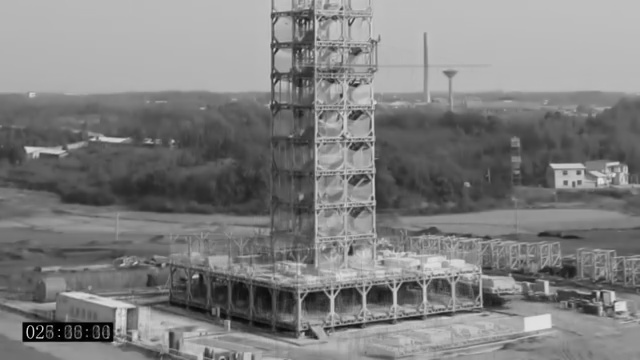
#> input picture old/frame_3.jpg, 640 x 360 px, given in place of T1_building_santos.jpg, which was not available
$ python main.py   (older library calls are emulated)
#> lines starting #> are read from the running program, lines starting #| are printed output that depends on the picture; after the words box and inside, x2 and y2 are one past the last pixel; in counts of white or black regions, pixels touching at a corner belong together; long printed decimals are rounded; pictures that were not available may be replaced by others from this repository, and a replacement may not be noted
### Slope.py
import cv2 as cv
import numpy as np
import Hough as ho
import AVIC as av

def check_slope(nm_im1, nm_im2, min_gap, max_gap, lim_1, lim_2, variation, save, name, limited):
#> called with nm_im1 = '_base\\T1_building_santos.jpg', nm_im2 = '_base\\T2_building_santos.jpg', min_gap = 10, max_gap = 30, lim_1 = 50, lim_2 = 50, variation = 5, save = 'S'
    im1 = cv.imread(nm_im1)
#> im1 is the input picture: shape (360, 640, 3); min 0, max 226, mean 127.2
    im2 = cv.imread(nm_im2)
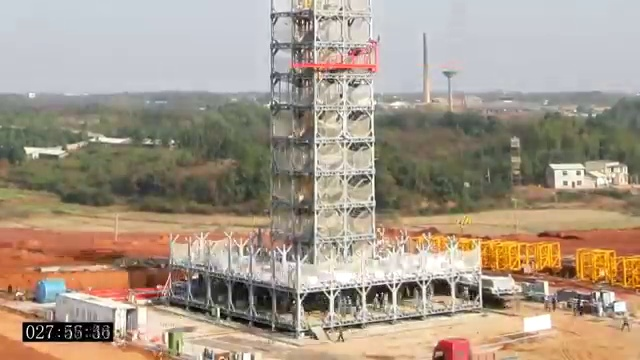
#> input picture old/frame_2.jpg, 640 x 360 px, given in place of T2_building_santos.jpg, which was not available
#> im2 is the input picture: shape (360, 640, 3); mean B, G, R 136.5, 152.5, 166.6

    [img_1, matrizLinhas_1, matrizBinaria_1, variacaoMedia_1, xMedio_1, k_1, t_1,tamanhoMedio_1] = ho.HoughLinesProbabilisticoVariavel(im1,
                                                                                                cor = (255,0,0),
                                                                                                espes_linha = 1,
                                                                                                limiar=lim_1,
                                                                                                minLineGap=min_gap,
                                                                                                maxGap = max_gap,
                                                                                                cannyMinVal=75,
                                                                                                cannyMaxVal=150,
                                                                                                variacao=variation,
                                                                                                angulo=90,
                                                                                                limited=limited)

    print('Processing image ' + nm_im1 + '..')
    print('Average theta: ' + str(round(t_1, 5)))

    [img_2, matrizLinhas_2, matrizBinaria_2, variacaoMedia_2, xMedio_2, k_2, t_2, tamanhoMedio_2] = ho.HoughLinesProbabilisticoVariavel(im2,
                                                                                                cor = (0,0,255),
                                                                                                espes_linha = 1,
                                                                                                limiar=lim_2,
                                                                                                minLineGap=min_gap,
                                                                                                maxGap = max_gap,
                                                                                                cannyMinVal=75,
                                                                                                cannyMaxVal=150,
                                                                                                variacao=variation,
                                                                                                angulo=90,
                                                                                                limited=limited)

    print('\nProcessing image ' + nm_im2 + '..')
    print('Average theta: ' + str(round(t_2, 5)))

    print('\nvariation detected: ' + str(round(abs(t_1 - t_2), 5)))

    if(save == "S"):
        cv.imwrite('_result\_t1_' + name + '.jpg', img_1)
        cv.imwrite('_result\_t2_' + name + '.jpg', img_2)
        print("Saved")

    return [img_1, img_2]


#[im1, im2] = check_slope('_base\T1_building.png', '_base\T2_building.png', 80, 80, 100, 120, 5, "S", "predio", "N")
[im1, im2] = check_slope('_base\T1_building_santos.jpg', '_base\T2_building_santos.jpg', 10, 30, 50, 50, 5, "S", "santos", "S")

### Hough.py
import numpy as np
import cv2 as cv
import math

# [85 lines left out: functions HoughLinesPadrao, HoughLinesProbabilistico, HoughLinesProbabilistico2, not called in this run]


def HoughLinesProbabilisticoVariavel(img, cor = (0,255,0), espes_linha = 1, limiar=30, minLineGap = 15, maxGap = 250, cannyMinVal=75, cannyMaxVal=150, variacao=3, angulo=90, limited="N"):
#> called with cor = (255, 0, 0), espes_linha = 1, limiar = 50, minLineGap = 10, maxGap = 30, cannyMinVal = 75, cannyMaxVal = 150, variacao = 5
    count = 0
    # Tenta converter para escala de cinza
    try:
        img_saida = cv.cvtColor(img, cv.COLOR_BGR2GRAY)
        img = cv.cvtColor(img, cv.COLOR_GRAY2BGR)
    except:
        img_saida = img

    try:
        img = cv.cvtColor(img, cv.COLOR_GRAY2BGR)
    except:
        img = img

    # Detecta as bordas da imagem
    bordas = cv.Canny(img_saida, cannyMinVal, cannyMaxVal)
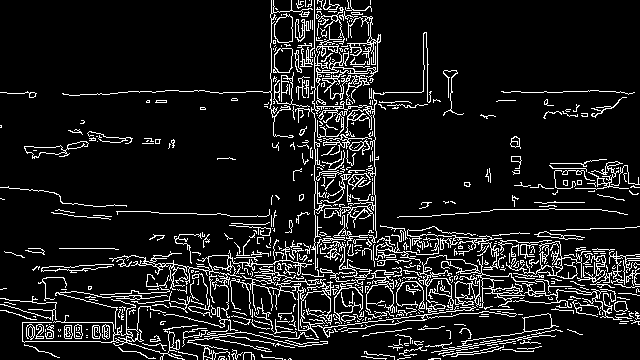
#> bordas: shape (360, 640); 10.7% white in thin lines or dots

    lines = cv.HoughLinesP(bordas, 1, np.pi/180, limiar, None, minLineGap, maxLineGap=maxGap)
#> lines = 259 rows, first 6: [115, 313, 616, 252], [119, 311, 452, 316], [33, 270, 491, 238], [114, 300, 608, 249], [172, 327, 639, 286], [41, 271, 488, 240]

    # Aplica pitagoras para descobrir o tamanho da diagonal da imagem
    # [DIMEN]x[ANGULO]
    t = int(np.sqrt(img.shape[0]**2 + img.shape[1]**2))
#> t = 734
    matrizBinaria = np.zeros((t,91), dtype=int)
    matrizLinhas = np.zeros((len(lines), 2))
#> matrizLinhas = 259 pairs, first value 0 to 0, second value 0 to 0

    tam_shape = img.shape[0]
#> tam_shape = 360
    k = 0
    s = 0
    xMedio = 0
    thetaM = 0
    tamanhoMedio = 0
    for line in lines:
        x1, y1, x2, y2 = line[0]
        # Identifica o centro da linha para encontrar o rho e theta
        modX = np.abs(x1 - x2)/2
        modY = np.abs(y1 - y2)/2
        centroX = modX + min(x1, x2)
        centroY = modY + min(y1, y2)
        # Calcula Rho e Theta do centro da reta
        rho = np.sqrt(centroX**2 + centroY**2)
        theta = np.arctan2(y2 - y1, x2 - x1) * 180.0 / np.pi
        # Popula matriz binária e matriz de retas
        maxY = 0

        if(theta > 0):
            maxY = y2
        else:
            maxY = y1

        # (abs(y1 - y2) < 150 and maxY > tam_shape-100) and
        if(((abs(y1 - y2) < 150 and maxY > tam_shape-80 and limited == "S") or limited != "S") and (abs(y1 - y2) > 80) and (((angulo-variacao) <= theta and (angulo+variacao) >= theta) or ((-angulo-variacao) <= theta and (-angulo+variacao) >= theta))):

            s += abs(x1 - x2)
            k += 1
            xMedio = (x1 + x2)/2
            if(theta < 0):
                x = theta*-1
            else:
                x = theta
            thetaM += x
            tamanhoMedio += abs(y1 - y2)
            matrizBinaria[int(round(rho))][int(round(theta))] += 1
            matrizLinhas[count] = (rho, theta)
            cv.line(img, (x1, y1), (x2, y2), cor, espes_linha)
            count += 1
#> this loop made 259 passes
#> (x1, y1, x2, y2, modX, modY, centroX, centroY) on passes 1 to 12: (115, 313, 616, 252, 250.5, 30.5, 365.5, 282.5), (119, 311, 452, 316, 166.5, 2.5, 285.5, 313.5), (33, 270, 491, 238, 229, 16, 262, 254), (114, 300, 608, 249, 247, 25.5, 361, 274.5), (172, 327, 639, 286, 233.5, 20.5, 405.5, 306.5), (41, 271, 488, 240, 223.5, 15.5, 264.5, 255.5), (117, 345, 637, 254, 260, 45.5, 377, 299.5), (115, 315, 616, 253, 250.5, 31, 365.5, 284), (123, 261, 607, 228, 242, 16.5, 365, 244.5), (224, 321, 633, 285, 204.5, 18, 428.5, 303), (314, 344, 314, 0, 0, 172, 314, 172), (8, 306, 580, 236, 286, 35, 294, 271)
#> (x1, y1, x2, y2) on pass 59: (367, 7, 373, 358)
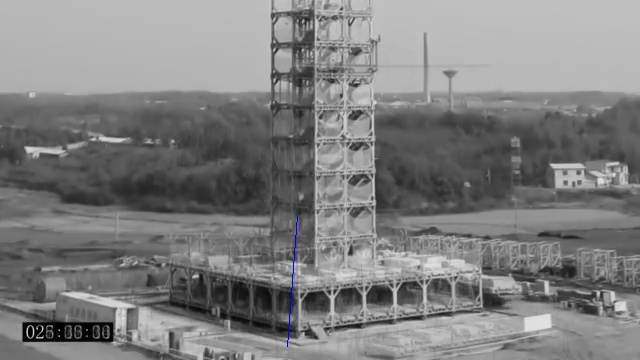
#> img: shape (360, 640, 3); 0.06% of pixels changed, all inside (x1, y1, x2, y2) = (287, 215, 298, 347)
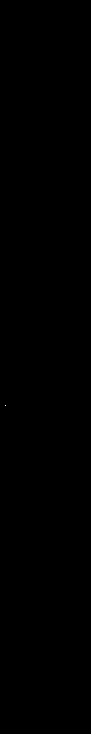
#> matrizBinaria: shape (734, 91) int64; values 0 (black) and 1 (white), 0% white in thin lines or dots, all inside (x1, y1, x2, y2) = (5, 405, 6, 406)
#| Average theta: 85.635
#> call 2 of HoughLinesProbabilisticoVariavel, with cor = (0, 0, 255), espes_linha = 1, limiar = 50, minLineGap = 10, maxGap = 30, cannyMinVal = 75, cannyMaxVal = 150, variacao = 5
#> in HoughLinesProbabilisticoVariavel (call 2), `img_saida = cv.cvtColor(img, cv.COLOR_BGR2GRAY)`:
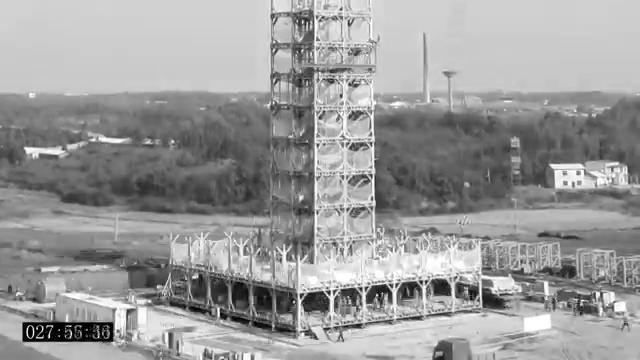
#> img_saida: shape (360, 640); min 0, max 255, mean 154.9
#> in HoughLinesProbabilisticoVariavel (call 2), `bordas = cv.Canny(img_saida, cannyMinVal, cannyMaxVal)`:
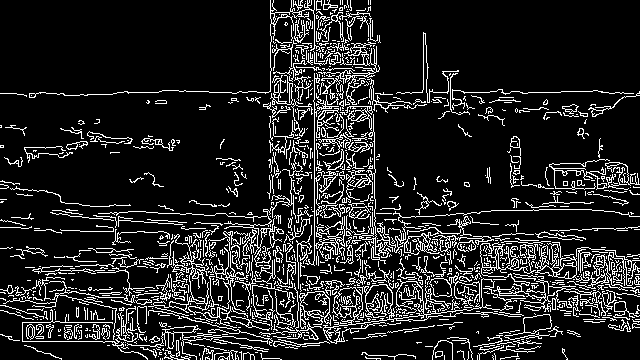
#> bordas: shape (360, 640); 13.8% white in thin lines or dots
#> the loop in HoughLinesProbabilisticoVariavel (call 2), `for line in lines:` made 329 passes
#> line on passes 1 to 3: [[601, 92, 639, 92]], [[161, 235, 639, 260]], [[217, 227, 632, 256]]
#> after the loop in HoughLinesProbabilisticoVariavel (call 2), `for line in lines:`: matrizBinaria: shape (734, 91) int64; every value is 0
#| Average theta: -1
#| variation detected: 86.635
    if(k>0):
        variacaoMedia = s/k
        xMedio = xMedio/k
        thetaM = thetaM/k
        tamanhoMedio = tamanhoMedio/k
    else:
        variacaoMedia = -1
        xMedio = -1
        thetaM = -1
        tamanhoMedio = -1
    print('')

    return [img, matrizLinhas, matrizBinaria, variacaoMedia, xMedio, k, thetaM, tamanhoMedio]

### AVIC.py
import numpy as np
import cv2

# Salva frames de um video
def salva_frames(url_video, url_destino, nome_frame, intervalo, i, f):
    video_cap = cv2.VideoCapture(url_video)
    count = 0
    i_temp = i
    success = True

    while success:
        if(i_temp <= f):
            # Configura intervalo entre frames
            video_cap.set(cv2.CAP_PROP_POS_MSEC,(i_temp*1000))
            # Lê o frame
            success, image = video_cap.read()
            if(success):
                # Salva o frame
                cv2.imwrite(url_destino + nome_frame + "%d.jpg" % count, image)
            count += 1
            i_temp += intervalo
        else:
            success = False
    print('Frame: ', count)

# Empilha duas imagens
def empilha_imagem(img1, img2):
    imagem_comparacao = np.hstack((img1, img2))
    return imagem_comparacao

# Realiza a média de frames
# [131 lines left out: functions media_frames, crop_imagem, rotacionaImagem, cortaImagem, bordas_maior_regiao, mask_imagem, not called in this run]


### main.py
import cv2 as cv
import AVIC as av
import Mask as ms
import GetHeight as ht
import Slope as sl

###################
#       AVIC      #
###################

url = '_base/video/video12.mp4'
url_dest = '_base/crop/'
x, y, h, w = 230, 320, 600, 900
img_t1 = ''
img_t2 = ''
print('-- Begin')

print('\nGet frames..')
av.salva_frames(url, url_dest, 'frame_video_12_', 0.2, 30, 50)

print("Frame average..")
img_t1 = av.media_frames(url_dest, 'frame_video_12_', '.jpg', 24, 32)
img_t2 = av.media_frames(url_dest, 'frame_video_12_', '.jpg', 64, 80)

copy_t1 = img_t1.copy()
img_t1 = copy_t1[y:y+h, x:x+w]

copy_t2 = img_t2.copy()
img_t2 = copy_t2[y:y+h, x:x+w]

print("Equalization..\n")
img_t1 = cv.equalizeHist(img_t1)
img_t2 = cv.equalizeHist(img_t2)

cv.imwrite('_base/crop/_crop_video12_media_1.png', img_t1)
cv.imwrite('_base/crop/_crop_video12_media_2.png', img_t2)

print('\n------------> Mask')
im1 = ms.get_mask(url='_base/crop/crop_video12_media_2.png',
                  img=img_t1,
                  save="S",
                  y=0,
                  x=0,
                  h=0,
                  w=0,
                  numero=1,
                  morf_open="N",
                  morf_kernel_1=2,
                  morf_kernel_2=5)

im2 = ms.get_mask(url='_base/crop/crop_video12_media_4.png',
                  img=img_t2,
                  save="S",
                  y=0,
                  x=0,
                  h=0,
                  w=0,
                  numero=2,
                  morf_open="N",
                  morf_kernel_1=2,
                  morf_kernel_2=5)

print('\n------------> Height')
ht.get_height('_MASC.png')

print('\n------------> Slope')
[im1_1, im2_1] = sl.check_slope('_base\T1_building.png', '_base\T2_building.png', 80, 80, 100, 120, 5, "S", "predio", "N")
[im1_2, im2_2] = sl.check_slope('_base\T1_building_santos.jpg', '_base\T2_building_santos.jpg', 10, 30, 50, 50, 5, "S", "santos", "S")

print('\n------------> Finish')
print('\nResults in -> _base/')

print('\n-- End')
